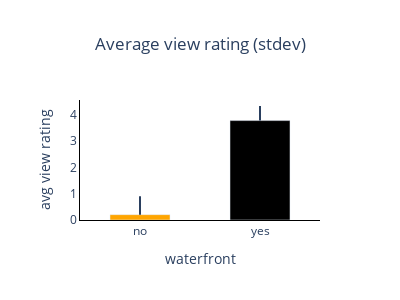

This figure's notebook cell:
### Markdown cell above
Similar as to in one of the analysis above I wanted to directly quantify the average view rating per category.

### Code cell
#calculate mean and standard deviation on the view column in a grouped by waterfront setting.
stats = df_view.groupby('waterfront')['view'].agg(['mean','std'])

#To not show negative part of stdev error line.
stats['std_minus'] = None

#plot bar graph
fig_view_stats = px.bar(stats, x=stats.index, y= 'mean', 
                        error_y='std', error_y_minus='std_minus',
                        title='Average view rating (stdev)',
                        labels={'mean': 'avg view rating'},
                        color=stats.index,
                        color_discrete_map={'yes': 'black','no':'orange'})

fig_view_stats.update_layout(title_x=0.5,
                             width=400,
                             height=300,
                             bargap=0.5,
                             xaxis_title='waterfront',
                             showlegend=False,
                             xaxis=dict(showline=True,linecolor='black'),
                             yaxis=dict(showline=True,linecolor='black'),
                             plot_bgcolor='rgba(0,0,0,0)')

fig_view_stats.update_traces(error_y=dict(width=0))
fig_view_stats.show()

### Figure 1 — Plotly figure (JSON) as saved in the notebook; plotly's stock layout.template omitted (floating-point values rounded to 4 significant figures)
{"data": [{"alignmentgroup": "True", "error_y": {"array": [0.6977], "arrayminus": [null], "width": 0}, "hovertemplate": "waterfront=%{x}<br>avg view rating=%{y}<extra></extra>", "legendgroup": "no", "marker": {"color": "orange", "pattern": {"shape": ""}}, "name": "no", "offsetgroup": "no", "orientation": "v", "showlegend": true, "textposition": "auto", "type": "bar", "x": ["no"], "xaxis": "x", "y": [0.2036], "yaxis": "y"}, {"alignmentgroup": "True", "error_y": {"array": [0.5551], "arrayminus": [null], "width": 0}, "hovertemplate": "waterfront=%{x}<br>avg view rating=%{y}<extra></extra>", "legendgroup": "yes", "marker": {"color": "black", "pattern": {"shape": ""}}, "name": "yes", "offsetgroup": "yes", "orientation": "v", "showlegend": true, "textposition": "auto", "type": "bar", "x": ["yes"], "xaxis": "x", "y": [3.786], "yaxis": "y"}], "layout": {"bargap": 0.5, "barmode": "relative", "height": 300, "legend": {"title": {"text": "waterfront"}, "tracegroupgap": 0}, "plot_bgcolor": "rgba(0,0,0,0)", "showlegend": false, "title": {"text": "Average view rating (stdev)", "x": 0.5}, "width": 400, "xaxis": {"anchor": "y", "categoryarray": ["no", "yes"], "categoryorder": "array", "domain": [0, 1], "linecolor": "black", "showline": true, "title": {"text": "waterfront"}}, "yaxis": {"anchor": "x", "domain": [0, 1], "linecolor": "black", "showline": true, "title": {"text": "avg view rating"}}}}
